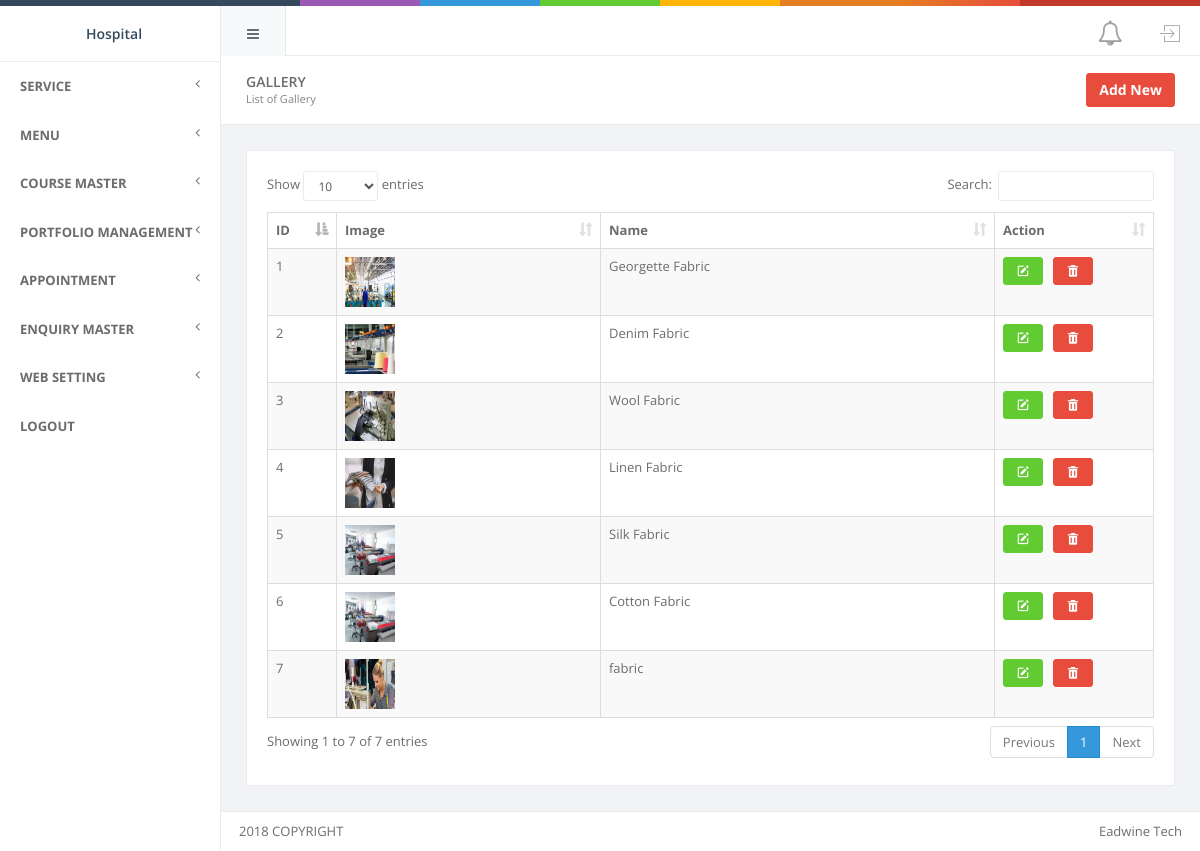
/admin/gallery-list.php (signed in), run on the app's committed database.
### tables this page shows
CREATE TABLE `tbl_menu_category` (
  `id` int(10) NOT NULL,
  `name` varchar(255) DEFAULT NULL,
  `ordering` int(10) NOT NULL
);

CREATE TABLE `tbl_gallery` (
  `id` int(11) NOT NULL,
  `gallery_type` varchar(255) NOT NULL,
  `name` varchar(255) NOT NULL,
  `image1` varchar(255) NOT NULL,
  `thumb1` varchar(255) NOT NULL
);

### admin/dbc.php (called while the page is built, shortened)
<?php
$baseURL = "http://localhost/hospital/admin/";
$projectServerPath = "C:/xampp/htdocs/ronak/12.1.20.1/check/artbots/";
$mainPath = $baseURL . "uploads/products/";
$productPath = $projectServerPath . "uploads/products/";
$tblMenuCategory       = "tbl_menu_category";
$tblgallery        = "tbl_gallery";
$urlgallery        = "gallery.php";
?>

### admin/gallery-list.php (the view, shortened to what this page needs)
<?php include 'loginQuery/session_start.php';
include 'dbc.php';
$pageTitle = "List of Gallery";
$pageName = " Gallery";
$tableName = $tblgallery;
$addPageUrl = $urlgallery;
$imageUrl = $mainPath;
$imagepath = $productPath;
?>
<!DOCTYPE html>
<html>
<head>
    <?php include 'include/header-file.php'; ?>
    <link rel="stylesheet" href="vendor/select2-3.5.2/select2.css" />
    <link rel="stylesheet" href="vendor/select2-bootstrap/select2-bootstrap.css" />
    <link rel="stylesheet" href="vendor/bootstrap-touchspin/dist/jquery.bootstrap-touchspin.min.css" />
    <link rel="stylesheet" href="vendor/datatables.net-bs/css/dataTables.bootstrap.min.css" />
    <link href='https://unpkg.com/boxicons@2.1.4/css/boxicons.min.css' rel='stylesheet'>
</head>
<body>
    <?php include 'include/header.php'; ?>
    <?php include 'include/side-menu.php'; ?>
    <div id="wrapper">
        <div class="small-header">
            <div class="hpanel">
                <div class="panel-body">
                    <div id="hbreadcrumb" class="pull-right">
                        <ol class="hbreadcrumb ">
                            <li><a class="btn btn-danger" href="<?php echo $addPageUrl ?>"><strong>Add New</strong></a>
                            </li>
                        </ol>
                    </div>
                    <h2 class="font-light m-b-xs">
                        <?php echo $pageName; ?>
                    </h2>
                    <small>
                        <?php echo $pageTitle; ?>
                    </small>
                </div>
            </div>
        </div>
        <div class="content ">
            <div class="row">
                <div class="">
                    <div class="hpanel">
                        <div class="panel-body">
                            <div id="showrecord">
                                <table id="example1" class="table table-striped table-bordered table-hover"
                                    width="100%">
                                    <thead>
                                        <tr>
                                            <th width="30">ID</th>
                                            <th>Image</th>
                                            <th>Name</th>
                                            <th width="120">Action</th>
                                        </tr>
                                    </thead>
                                    <tbody>
                                        <?php
                                        $query = "SELECT * FROM $tableName ORDER BY id DESC";
                                        $result = mysqli_query($conn, $query);
                                        $counter = 1;
                                        while ($row = mysqli_fetch_assoc($result)) {
                                        ?>
                                            <tr>
                                                <td width="30"><?php echo $counter++; ?></td>
                                                <td><img src="<?= $imageUrl . $row['image1'] ?>" alt="Image 1" class="profile-image"></td>
                                                <td><?php echo $row['name'] ?></td>
                                                <td>
                                                    <div class="d-flex order-actions align-items-center">
                                                        <a href="gallery.php?id=<?= $row['id'] ?>" class="btn btn-success me-2"><i class="bx bxs-edit"></i></a>
                                                        <button type="button" class="btn btn-danger delete-btn"
                                                            data-id="<?= $row['id'] ?>"
                                                            data-table-name="<?= $tableName ?>"
                                                            data-image1="<?= $imagepath . $row['image1'] ?>">
                                                            <i class="bx bxs-trash"></i>
                                                        </button>
                                                    </div>
                                                </td>
                                            </tr>
                                        <?php
                                        } ?>
                                    </tbody>
                                </table>
                            </div>
                        </div>
                    </div>
                </div>
            </div>
            <?php include 'include/footer-file.php'; ?>
</body>
</html>
<link rel="stylesheet" href="vendor/sweetalert/lib/sweet-alert.css" />

### admin/include/side-menu.php (shortened to what this page needs)
<aside id="menu">
        <div id="navigation">
            <ul class="nav" id="side-menu">
                <?php
                if($_SESSION['role']==0){
                    $masterID = $_SESSION['master'];
                    $mainString = " where id in($masterID)";
                    $menuID = $_SESSION['menu'];
                    $innerString = " and id in($menuID)";
                }else{
                    $mainString = "";
                }
                $sql=mysqli_query($conn,"select * from $tblMenuCategory $mainString order by ordering ")or die(mysqli_error($conn));
                while($row=mysqli_fetch_assoc($sql))
                {
                    echo "<li><a href='#'><span class='nav-label'>
                    {$row['name']}</span>
                              <span class='fa arrow'></span> </a>";
                   echo "</li>"; }?>
                <li>
                    <a href="loginQuery/logout.php">
                        <span class="nav-label">
                            Logout
                        </span>
                    </a>
                </li>
            </ul>
        </div>
    </aside>

### admin/gallery-list.php (style rules this page uses)
.small-header .panel-body h2 { margin-top: 3px; }
.hbreadcrumb { margin-top: 0; }
.profile-image { width: 50px; height: 50px; }
.order-actions { display: flex; align-items: center; gap: 10px; }
.order-actions .btn { margin: 0; }
.btn { display: inline-flex; }

### admin/include/header.php (style rules this page uses)
.nav li { border-bottom:1px solid #eaeaea; }

### data on the page
tbl_menu_category: name "SERVICE"
tbl_menu_category: name "MENU"
tbl_menu_category: name "COURSE MASTER"
tbl_menu_category: name "PORTFOLIO MANAGEMENT"
tbl_menu_category: name "APPOINTMENT"
tbl_menu_category: name "ENQUIRY MASTER"
tbl_menu_category: name "WEB SETTING"
tbl_gallery: image1 (picture), name "Georgette Fabric"
tbl_gallery: image1 (picture), name "Denim Fabric"
tbl_gallery: image1 (picture), name "Wool Fabric"
tbl_gallery: image1 (picture), name "Linen Fabric"
tbl_gallery: image1 (picture), name "Silk Fabric"
tbl_gallery: image1 (picture), name "Cotton Fabric"
tbl_gallery: image1 (picture), name "fabric"

### other printed values
$companyName "Hospital"
$pageName "GALLERY"
$pageTitle "List of Gallery"
$developerName "Eadwine Tech"
